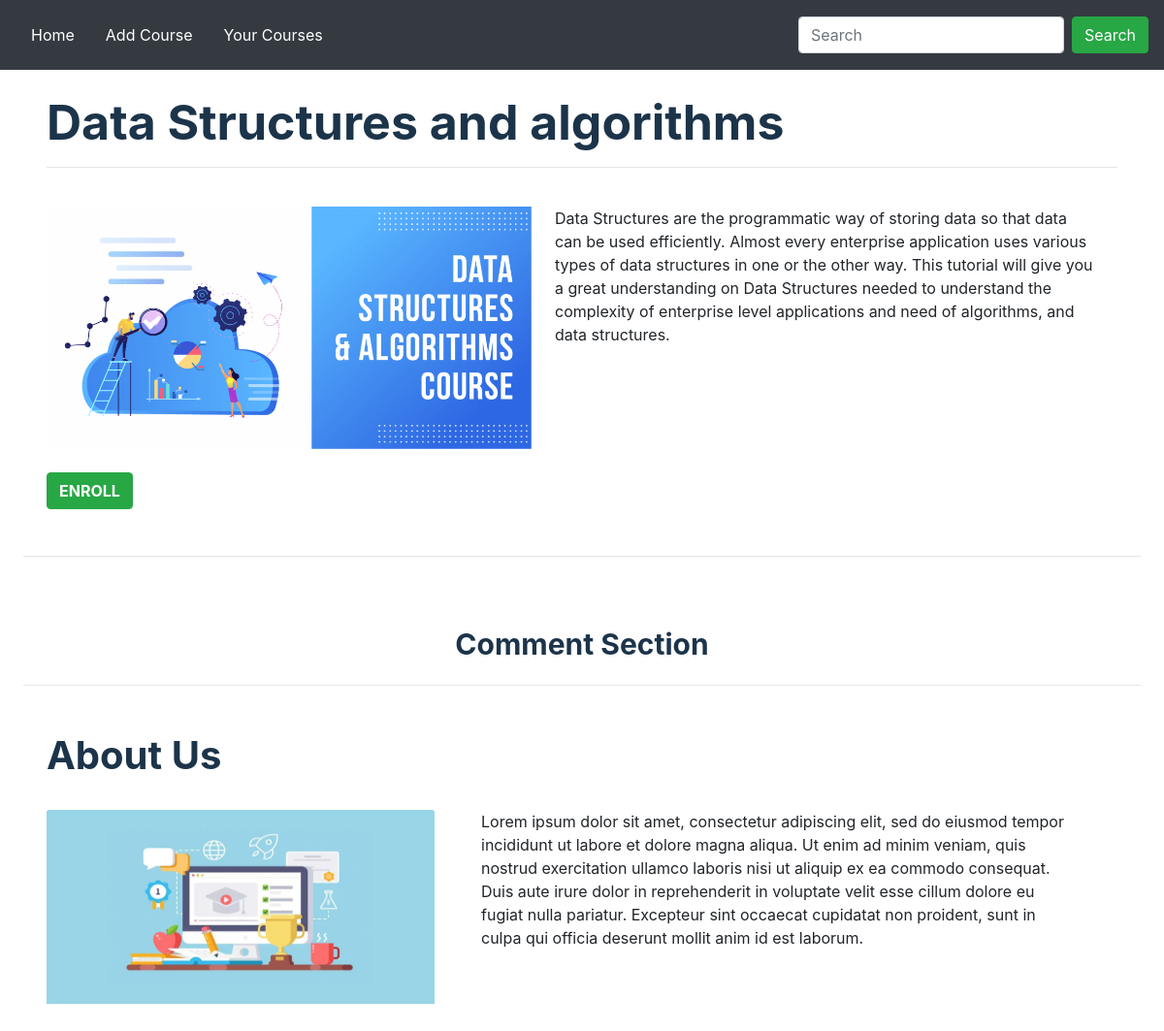
Screenshot of /course/2/ (signed in) with the database file from the repository.
### courses/models.py (models this page shows)
class Course(models.Model):
    course_name = models.CharField(max_length=200,null=True)
    course_image = models.ImageField(upload_to='course_images/',null=True)
    course_type = models.CharField(max_length=100,choices = COURSE_CHOICES,null=True)
    total_hours = models.FloatField(null=True)
    description = models.CharField(max_length=500,null=True)
    reading_content = models.FileField(upload_to='course_reading_content_uploaded',null=True)
    video = models.FileField(upload_to='course_videos_uploaded',null=True,
            validators=[FileExtensionValidator(allowed_extensions=['MOV','avi','mp4','webm','mkv'])])
    user = models.ForeignKey(CustomUser, on_delete=models.CASCADE, null=True)

### courses/views.py (the view)
# urls.py: path('course/<int:pk>/', selected_course, name='selected_course'),
def selected_course(request,pk):
    course = Course.objects.get(pk=pk)
    user_id = request.user.id
    user_type = request.user.user_type
    comments = Comment.objects.filter(course_id=pk)
    try:
        enroll = Enrollment.objects.get(user_id=user_id,course_id=course.id)
        return render(request, 'pages/enrolled_course.html',{"course":course,"user_type":user_type,"comments":comments})
    except Enrollment.DoesNotExist:
        return render(request, 'pages/course.html',{"course":course,"user_type":user_type,"comments":comments})

### courses/templates/pages/course.html (shortened to what this page needs)
{% extends '../pages/index.html' %}
{% load static %}
{% block main_body %}
    <div class="course_container p-4 ml-4 mr-4">
        <h1 class="font-weight-bold" style="color: #1C344A  ;font-size:50px;">{{course.course_name}}</h1>
        <hr>
        <div class="d-flex justify-content-around pt-4">
            <img src="{{course.course_image.url}}" alt="{{course.course_image}}" width="500">
            <p class="pl-4 pr-4">{{course.description}}</p>
        </div>
        <a href="{% url 'user_enrollment' pk=course.pk %}" class="btn btn-success mt-4 font-weight-bold">ENROLL</a>
    </div>
{% endblock %}
{% block comment %}
    <hr class="m-4 p-4">
    <h1 class="font-weight-bold text-center" style="color: #1C344A  ;font-size:30px;">Comment Section</h1>
{% endblock %}

### static/css/style.css (style rules this page uses)
a { color: white; }

### rows the page displays
Course: course_name "Data Structures and algorithms", course_image (picture), description "Data Structures are the programmatic way of storing data so that data can be used efficiently. Almost every enterprise application uses various types of data structures in one or the other way. This tutorial will give you a great understanding on Data Structures needed to understand the complexity of enterprise level applications and need of algorithms, and data structures."
